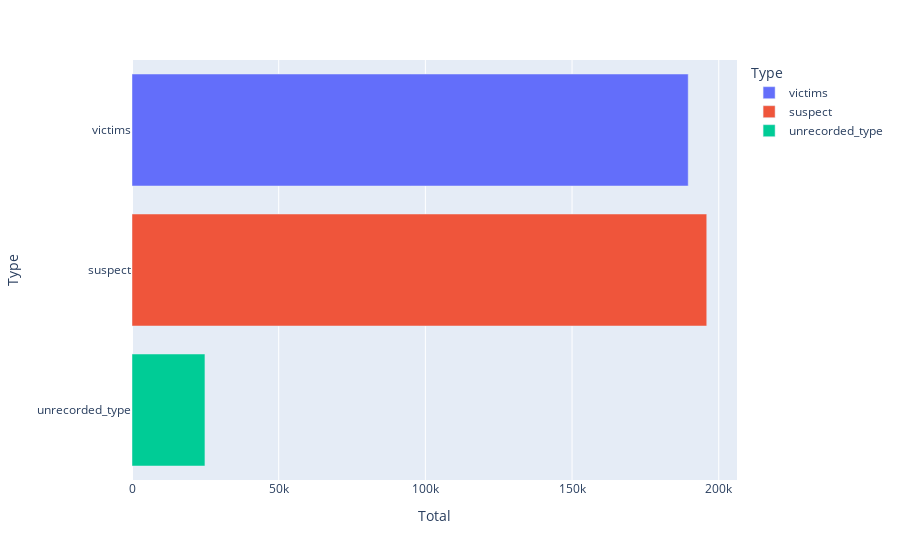

The notebook cell this image was saved under:
### Markdown cell above
Here we can see that **males are 6.5x more involves in the violence**.While we still have genders which are not recorded

### Code cell
type_df = df[["victims","suspect","unrecorded_type"]].sum().reset_index()
type_df.rename(columns={"index":"Type",0:"Total"},inplace = True)
print(type_df)

fig = px.bar(type_df, x="Total", y="Type", orientation='h',color='Type')
fig.show()

### Figure 1 — Plotly figure (JSON) as saved in the notebook; plotly's stock layout.template omitted (floating-point values rounded to 4 significant figures)
{"data": [{"alignmentgroup": "True", "hovertemplate": "Type=%{y}<br>Total=%{x}<extra></extra>", "legendgroup": "victims", "marker": {"color": "#636efa", "pattern": {"shape": ""}}, "name": "victims", "offsetgroup": "victims", "orientation": "h", "showlegend": true, "textposition": "auto", "type": "bar", "x": [189600], "xaxis": "x", "y": ["victims"], "yaxis": "y"}, {"alignmentgroup": "True", "hovertemplate": "Type=%{y}<br>Total=%{x}<extra></extra>", "legendgroup": "suspect", "marker": {"color": "#EF553B", "pattern": {"shape": ""}}, "name": "suspect", "offsetgroup": "suspect", "orientation": "h", "showlegend": true, "textposition": "auto", "type": "bar", "x": [195913], "xaxis": "x", "y": ["suspect"], "yaxis": "y"}, {"alignmentgroup": "True", "hovertemplate": "Type=%{y}<br>Total=%{x}<extra></extra>", "legendgroup": "unrecorded_type", "marker": {"color": "#00cc96", "pattern": {"shape": ""}}, "name": "unrecorded_type", "offsetgroup": "unrecorded_type", "orientation": "h", "showlegend": true, "textposition": "auto", "type": "bar", "x": [24863], "xaxis": "x", "y": ["unrecorded_type"], "yaxis": "y"}], "layout": {"barmode": "relative", "legend": {"title": {"text": "Type"}, "tracegroupgap": 0}, "margin": {"t": 60}, "xaxis": {"anchor": "y", "domain": [0, 1], "title": {"text": "Total"}}, "yaxis": {"anchor": "x", "categoryarray": ["unrecorded_type", "suspect", "victims"], "categoryorder": "array", "domain": [0, 1], "title": {"text": "Type"}}}}
